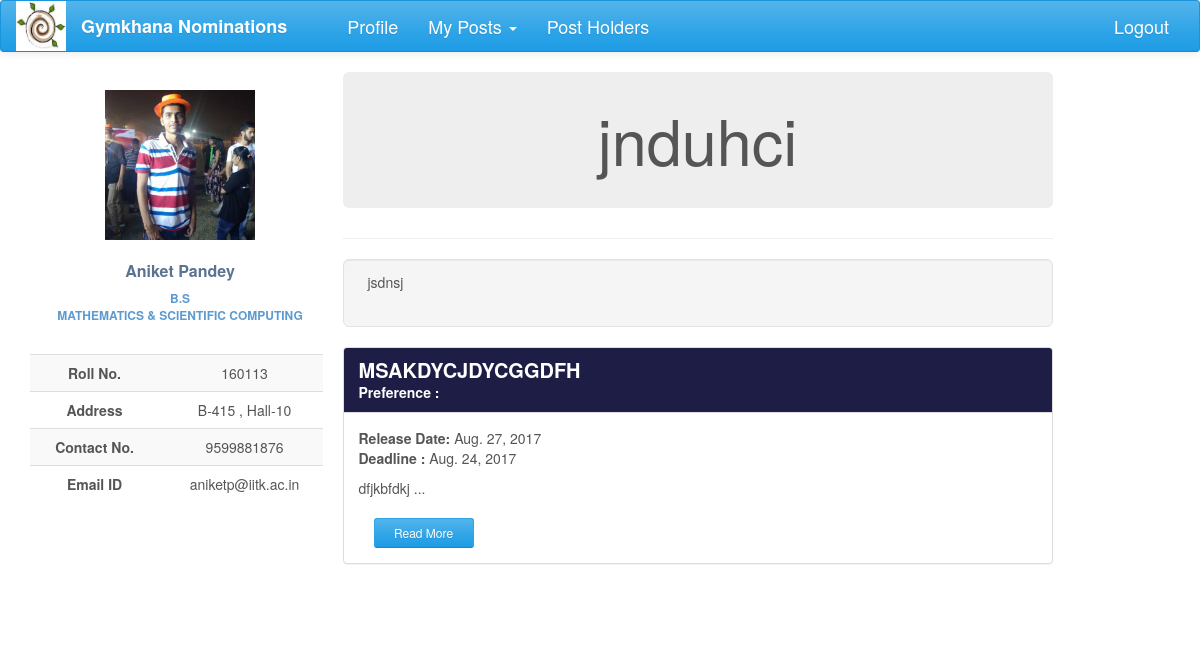
Page /nominations/group_nomi_detail/15/ (signed in) on the committed database.
### nomi/models.py (models this page shows, shortened)
class UserProfile(models.Model):
    user = models.OneToOneField(User, on_delete=models.CASCADE)
    user_img = models.ImageField(upload_to=user_directory_path, null=True, blank=True)
    name = models.CharField(max_length=40, blank=True)
    roll_no = models.IntegerField(null=True)
    programme = models.CharField(max_length=7, choices=PROGRAMME, default='B.Tech')
    department = models.CharField(max_length=200, choices=DEPT, default='AE')
    hall = models.CharField(max_length=10, choices=HALL, default=1)
    room_no = models.CharField(max_length=10, null=True, blank=True)
    contact = models.CharField(max_length=10, null=True, blank=True)
    def image_url(self):
        if self.user_img and hasattr(self.user_img, 'url'):
            return self.user_img.url
        else:
            return '/static/nomi/img/banner.png'

class GroupNomination(models.Model):
    name = models.CharField(max_length=2000, null=True)
    description = models.CharField(max_length=5000, null=True, blank=True)
    nominations = models.ManyToManyField(Nomination, symmetrical=False, blank=True)
    status = models.CharField(max_length=50, choices=G_STATUS, default='created')
    opening_date = models.DateField(null=True, blank=True, default=timezone.now)
    approvals = models.ManyToManyField(Post, related_name='group_approvals', symmetrical=False, blank=True)
    tags = models.ManyToManyField(Club, related_name='club_group', symmetrical=False, blank=True)

class Nomination(models.Model):
    name = models.CharField(max_length=200)
    description = models.TextField(max_length=20000, null=True, blank=True)
    brief_desc = models.TextField(max_length=300, null=True, blank=True)
    nomi_post = models.ForeignKey(Post, null=True)
    nomi_form = models.OneToOneField('forms.Questionnaire', null=True, blank=True)
    nomi_session = models.IntegerField(null=True)
    status = models.CharField(max_length=50, choices=STATUS, default='Nomination created')
    result_approvals = models.ManyToManyField(Post, related_name='result_approvals', symmetrical=False, blank=True)
    nomi_approvals = models.ManyToManyField(Post, related_name='nomi_approvals', symmetrical=False, blank=True)
    group_status = models.CharField(max_length=50, choices=GROUP_STATUS, default='normal')
    tags = models.ManyToManyField(Club, related_name='club_nomi', symmetrical=False, blank=True)
    opening_date = models.DateField(null=True, blank=True)
    re_opening_date = models.DateField(null=True, blank=True, editable=True)
    deadline = models.DateField(null=True, blank=True, editable=True)
    interview_panel = models.ManyToManyField(User, related_name='panel', symmetrical=False, blank=True)

### nomi/views.py (the view)
# urls.py: url(r'^group_nomi_detail/(?P<pk>\d+)/$', views.group_nomi_detail, name='group_nomi_detail'),
@login_required
def group_nomi_detail(request, pk):
    group_nomi = GroupNomination.objects.get(pk=pk)
    admin = 0
    for post in request.user.posts.all():
        if post in group_nomi.approvals.all():
            admin = post
    form_confirm = ConfirmApplication(request.POST or None)
    if form_confirm.is_valid():
        for nomi in group_nomi.nominations.all():
            nomi.open_to_users()
        group_nomi.status = 'out'
        group_nomi.save()
    return render(request, 'group_detail.html', {'group_nomi': group_nomi, 'admin': admin,
                                                 'form_confirm': form_confirm})

### nomi/global_contexts.py (called while the page is built)
def context(request):
    if request.user.is_authenticated:
        try:
            my_profile = UserProfile.objects.get(user=request.user)
            my_posts = Post.objects.filter(post_holders=request.user)
            interviews = Nomination.objects.filter(interview_panel=request.user)
            length = len(my_posts)
            senate = False
            for post in my_posts:
                if post.perms == 'can ratify the post':
                    senate = True
            return {'my_posts': my_posts, 'my_profile': my_profile, 'senate': senate, 'length': length,
                    'interviews': interviews}
        except ObjectDoesNotExist:
            return {'my_posts': 0, 'my_profile': 0}
    else:
        return {'my_posts': 0, 'my_profile': 0}

### nomi/templates/group_detail.html (shortened to what this page needs)
{% extends 'base2.html' %}
{% load staticfiles %}
{% load bootstrap %}
{% block content %}
<div class="profile-content">
    <div class="jumbotron">
        <div class="jumbotron-title">
            <h1 style="text-align: center">{{group_nomi.name}}</h1>
        </div>
    </div>
    <hr>
    <div class="well well-lg">
        <p style="text-align: justify" class="text-center" >
            {% autoescape off %}
            {{group_nomi.description|linebreaks}}
            {% endautoescape %}
        </p>
    </div>
     <div>
         {% for nomi in group_nomi.nominations.all %}
             <div class="panel panel-success">
                <div class="panel-heading" style="background-color: #1e1d46">
                    <h3 class="panel-title" style="font-weight: bolder; font-size: 20px">{{ nomi.name.upper }}</h3>
                    <span style="font-weight: bolder">Preference : </span>
                </div>
                <div class="panel-body">
                    <div><span style="font-weight: bold">Release Date: </span> {{nomi.opening_date}}</div>
                    <p><span style="font-weight: bolder"> Deadline :  </span>{{nomi.deadline}}</p>
                    <p>{{nomi.brief_desc}} ...</p>
                    <div class="col-lg-2">
                        <a href="{% url 'nomi_detail' nomi_pk=nomi.pk %}"
                           class="btn btn-sm read-more-button btn-primary">Read More</a>
                    </div>
                </div>
            </div>
         {% endfor %}
     </div>
</div>
{% endblock %}

### nomi/templates/base2.html (shortened to what this page needs)
<!DOCTYPE html>
<html lang="en">
{% load staticfiles %}
{% load bootstrap %}
<head>
    <link href="https://maxcdn.bootstrapcdn.com/bootswatch/3.3.7/cerulean/bootstrap.min.css" rel="stylesheet"
>
    <link href="https://maxcdn.bootstrapcdn.com/font-awesome/4.7.0/css/font-awesome.min.css" rel="stylesheet"
>
    <link rel="stylesheet" href="{% static 'nomi/css/main.css' %}" type="text/css">
</head>
<body>
{% block navigation %}
<nav class="navbar navbar-default" id="navbar">
    <div class="container-fluid">
        <div class="navbar-header">
            <a href="#">
                <div>
                    <a href={% url 'index' %}><img src="{% static 'nomi/img/gym.jpg' %}" width="50" height="50"></a>
                </div>
        </div>
        <div class="collapse navbar-collapse" id="bs-example-navbar-collapse-1">
            <ul class="nav navbar-nav">
                <li><a href="{% url 'index' %}" id="brand">Gymkhana Nominations</a></li>
                <li><a href="{% url 'profile' %}" id="navbar-links">Profile</a></li>
                {% block posts%}
                    {% if my_posts %}
                        <li class="dropdown">
                            <a href="#" class="dropdown-toggle" id="navbar-links" data-toggle="dropdown" role="button"
                               aria-expanded="false">My Posts <span class="caret"></span></a>
                        </li>
                    {% endif %}
                {% endblock %}
                <li><a href="{% url 'info:info' %}" id="navbar-links">Post Holders</a></li>
            </ul>
            <ul class="nav navbar-nav navbar-right">
                <li id="navbar-links"><a href="{% url 'logout' %}?next={% url 'login' %}">Logout</a></li>
            </ul>
        </div>
</nav>
{% endblock %}
<div class="container-fluid">
    <div  class="row profile">
        <div class="col-lg-3 col-md-3">
            {% block profile %}
            <div id="profile" class="profile-sidebar" style="position:fixed">
                <div class="profile-userpic">
                    <img src="{{ my_profile.image_url }}" class="img-responsive" alt="">
                </div>
                <div class="profile-usertitle">
                    <div class="profile-usertitle-name">
                        {{my_profile.name}}
                    </div>
                    <div class="profile-usertitle-job">
                        {{my_profile.programme}} <br> {{my_profile.department}}
                    </div>
                </div>
                <div class="profile-usermenu">
                    <table class="table table-striped table-hover ">
                        <tbody>
                        <tr>
                            <td id="topic">Roll No.</td>
                            <td>{{my_profile.roll_no}} </td>
                        </tr>
                        <tr>
                            <td id="topic">Address</td>
                            <td>{{my_profile.room_no}} , Hall-{{my_profile.hall}}</td>
                        </tr>
                        <tr>
                            <td id="topic">Contact No.</td>
                            <td>{{ my_profile.contact }}</td>
                        </tr>
                        <tr>
                            <td id="topic">Email ID</td>
                            <td>{{my_profile.user}}@iitk.ac.in</td>
                        </tr>
                        </tbody>
                    </table>
                </div>
            </div>
            {% endblock %}
        </div>
        <div class="col-lg-8 col-md-8">
            {% block content %}{% endblock %}
        </div>
    </div>
</div>
</body>
</html>

### nomi/static/nomi/css/main.css (style rules this page uses)
#brand { text-decoration: none; font-size: large; font-weight: bold; margin-right: 30px; }
#navbar-links { font-size: large; }
#navbar { position: fixed; width: 100%; z-index: 100; }
body { background: #ffffff; }
.profile { margin: 20px 0; }
.profile-sidebar { padding: 20px 0 10px 0; width: 300px; margin-top: 50px; }
.profile-userpic img { float: none; margin: 0 auto; width: 50%; height: 50%; }
.profile-usertitle { text-align: center; margin-top: 20px; }
.profile-usertitle-name { color: #5a7391; font-size: 16px; font-weight: 600; margin-bottom: 7px; }
.profile-usertitle-job { text-transform: uppercase; color: #5b9bd1; font-size: 12px; font-weight: 600; margin-bottom: 15px; }
.profile-usermenu { margin-top: 30px; }
.profile-usermenu table tbody tr td { text-align: center; }
#topic { font-weight: bolder; }
.profile-content { z-index: 0; margin-top: 32px; padding: 20px; background: #ffffff; min-height: 460px; }
.jumbotron { padding-top: 10px; padding-bottom: 20px; }
.well-lg { padding-top: 2px; }
.btn { width: 150px; }
.read-more-button { margin-top: 10px; width: 100px; }
.panel-body p span { margin-bottom: 20px; }
.panel-success { transition: box-shadow 0.2s; }

### rows in the picture
UserProfile: image_url (picture), name "Aniket Pandey", programme "B.S", department "MATHEMATICS & SCIENTIFIC COMPUTING", roll_no "160113", room_no "B-415", hall "10", contact "9599881876", user "aniketp"
GroupNomination: name "jnduhci", description "jsdnsj"
Nomination: name "MSAKDYCJDYCGGDFH", opening_date "Aug. 27, 2017", deadline "Aug. 24, 2017", brief_desc "dfjkbfdkj"
